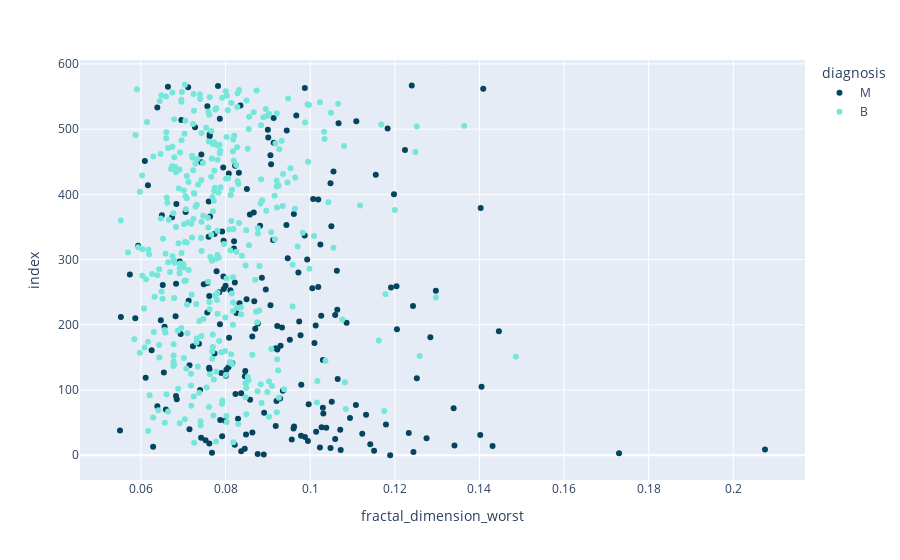

Notebook cell for this chart:
### Code cell
px.scatter(data_frame=df,x='fractal_dimension_worst',color='diagnosis',color_discrete_sequence=['#05445E','#75E6DA'])

### Figure 1 — Plotly figure (JSON) as saved in the notebook; plotly's stock layout.template omitted (floating-point values rounded to 4 significant figures; data arrays with more than 128 entries replaced by an {"elided": "..."} marker saying what was removed)
{"data": [{"hovertemplate": "diagnosis=M<br>fractal_dimension_worst=%{x}<br>index=%{y}<extra></extra>", "legendgroup": "M", "marker": {"color": "#05445E", "symbol": "circle"}, "mode": "markers", "name": "M", "orientation": "h", "showlegend": true, "type": "scatter", "x": {"elided": "212 float values"}, "xaxis": "x", "y": {"elided": "212 int values"}, "yaxis": "y"}, {"hovertemplate": "diagnosis=B<br>fractal_dimension_worst=%{x}<br>index=%{y}<extra></extra>", "legendgroup": "B", "marker": {"color": "#75E6DA", "symbol": "circle"}, "mode": "markers", "name": "B", "orientation": "h", "showlegend": true, "type": "scatter", "x": {"elided": "357 float values"}, "xaxis": "x", "y": {"elided": "357 int values"}, "yaxis": "y"}], "layout": {"legend": {"title": {"text": "diagnosis"}, "tracegroupgap": 0}, "margin": {"t": 60}, "xaxis": {"anchor": "y", "domain": [0, 1], "title": {"text": "fractal_dimension_worst"}}, "yaxis": {"anchor": "x", "domain": [0, 1], "title": {"text": "index"}}}}
